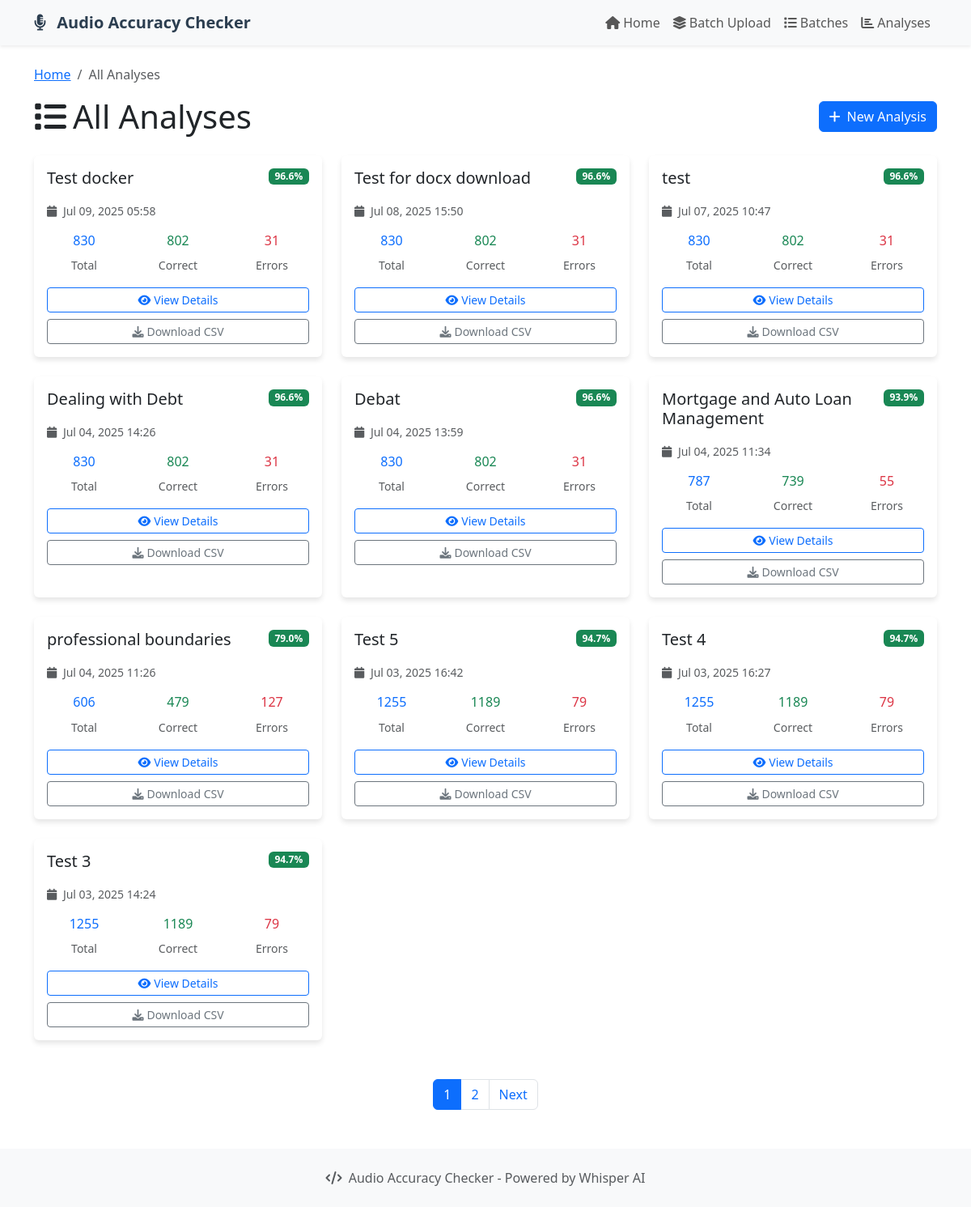
The page /list/ on the database as committed earlier.
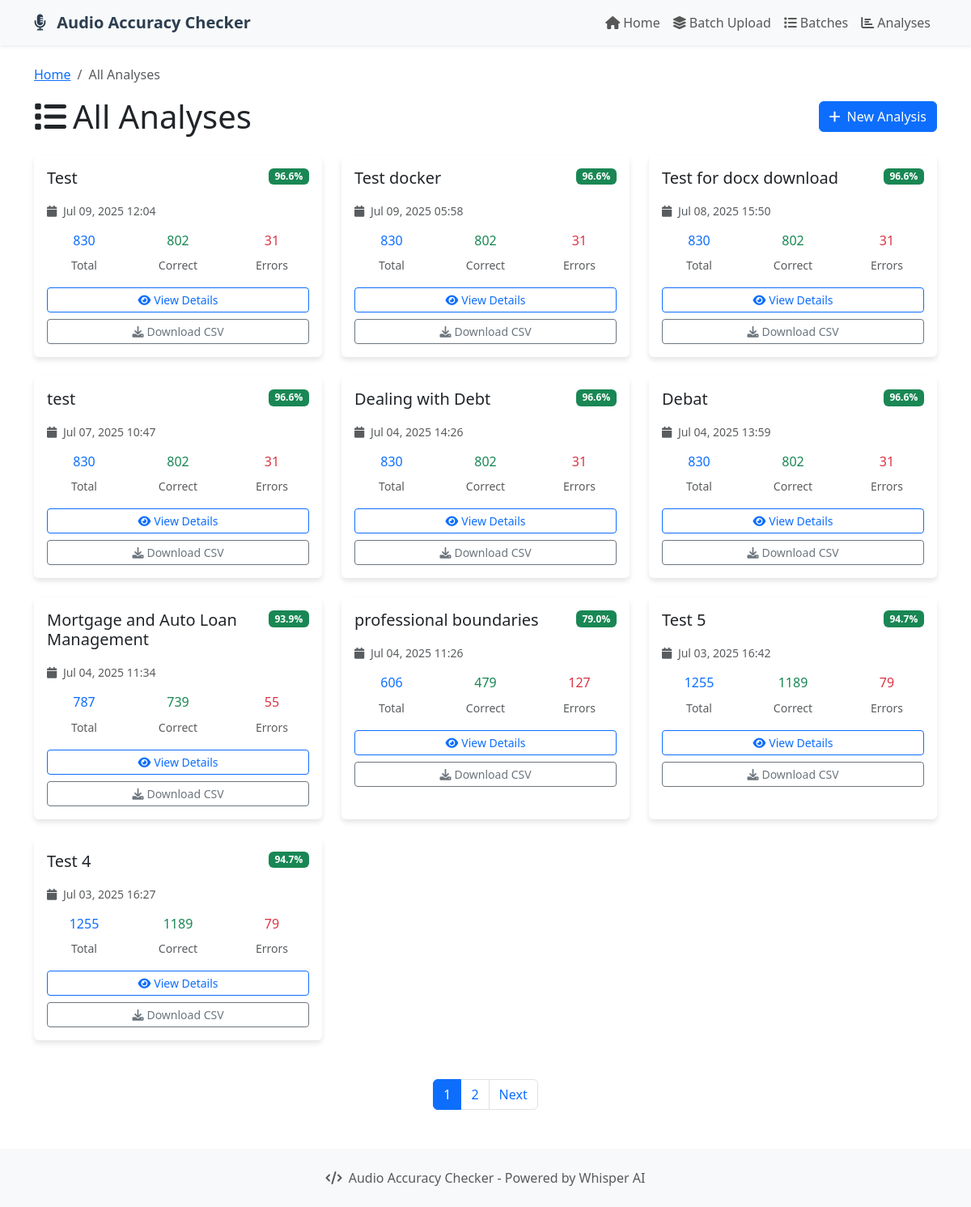
The same page on the database as committed later.
### audio_checker/models.py (models this page shows, shortened)
class AudioAnalysis(models.Model):
    title = models.CharField(max_length=200)
    script_file = models.FileField(upload_to='scripts/')
    audio_file = models.FileField(upload_to='audio/')
    created_at = models.DateTimeField(auto_now_add=True)
    updated_at = models.DateTimeField(auto_now=True)
    user = models.ForeignKey(User, on_delete=models.CASCADE, null=True, blank=True)
    batch = models.ForeignKey(BatchUpload, on_delete=models.CASCADE, related_name='analyses', null=True, blank=True)
    accuracy_score = models.FloatField(null=True, blank=True)
    total_words = models.IntegerField(default=0)
    correct_words = models.IntegerField(default=0)
    missing_words = models.IntegerField(default=0)
    wrong_words = models.IntegerField(default=0)

### audio_checker/views.py (the view)
# urls.py: path('list/', views.analysis_list, name='analysis_list'),
def analysis_list(request):
    analyses = AudioAnalysis.objects.all().order_by('-created_at')
    paginator = Paginator(analyses, 10)
    page_number = request.GET.get('page')
    page_obj = paginator.get_page(page_number)
    return render(request, 'audio_checker/analysis_list.html', {'page_obj': page_obj})

### audio_checker/templates/audio_checker/analysis_list.html (shortened to what the changed rows need)
{% extends 'audio_checker/base.html' %}
{% block content %}
<div class="container mt-4">
    <div class="row mb-4">
        <div class="col">
            <div class="d-flex justify-content-between align-items-center">
                <h1 class="mb-0">
                    <i class="fas fa-list me-2"></i>All Analyses
                </h1>
            </div>
        </div>
    </div>
    {% if page_obj %}
        <div class="row">
            {% for analysis in page_obj %}
            <div class="col-md-6 col-lg-4 mb-4">
                <div class="card h-100">
                    <div class="card-body">
                        <div class="d-flex justify-content-between align-items-start mb-3">
                            <h5 class="card-title mb-0">{{ analysis.title }}</h5>
                            {% if analysis.accuracy_score is not None %}
                                <span class="badge bg-success">{{ analysis.accuracy_score|floatformat:1 }}%</span>
                            {% else %}
                                <span class="badge bg-warning text-dark">Processing</span>
                            {% endif %}
                        </div>
                        <div class="mb-3">
                            <small class="text-muted">
                                <i class="fas fa-calendar me-1"></i>
                                {{ analysis.created_at|date:"M d, Y H:i" }}
                            </small>
                        </div>
                        {% if analysis.accuracy_score is not None %}
                            <div class="row text-center mb-3">
                                <div class="col-4">
                                    <div class="h6 text-primary">{{ analysis.total_words }}</div>
                                    <small class="text-muted">Total</small>
                                </div>
                                <div class="col-4">
                                    <div class="h6 text-success">{{ analysis.correct_words }}</div>
                                    <small class="text-muted">Correct</small>
                                </div>
                                <div class="col-4">
                                    <div class="h6 text-danger">{{ analysis.missing_words|add:analysis.wrong_words }}</div>
                                    <small class="text-muted">Errors</small>
                                </div>
                            </div>
                        {% endif %}
                        <div class="d-grid gap-2">
                            <a href="{% url 'audio_checker:analysis_detail' analysis.id %}" class="btn btn-outline-primary btn-sm">
                                <i class="fas fa-eye me-1"></i>View Details
                            </a>
                            {% if analysis.accuracy_score is not None %}
                                <a href="{% url 'audio_checker:download_results' analysis.id %}" class="btn btn-outline-secondary btn-sm">
                                    <i class="fas fa-download me-1"></i>Download CSV
                                </a>
                            {% endif %}
                        </div>
                    </div>
                </div>
            </div>
            {% endfor %}
        </div>
        {% if page_obj.has_other_pages %}
        <nav aria-label="Analyses pagination" class="mt-4">
            <ul class="pagination justify-content-center">
                {% for num in page_obj.paginator.page_range %}
                    {% if page_obj.number == num %}
                        <li class="page-item active">
                            <span class="page-link">{{ num }}</span>
                        </li>
                    {% elif num > page_obj.number|add:'-3' and num < page_obj.number|add:'3' %}
                        <li class="page-item">
                            <a class="page-link" href="?page={{ num }}">{{ num }}</a>
                        </li>
                    {% endif %}
                {% endfor %}
            </ul>
        </nav>
        {% endif %}
    {% endif %}
</div>
{% endblock %}

Rows that differ between the two databases and show on the page:
no longer on this page (row unchanged): AudioAnalysis: title "Test 3", accuracy_score "94.7", created_at "Jul 03, 2025 14:24", total_words "1255", correct_words "1189", missing_words|add "79", shows "Download CSV"
added AudioAnalysis: title "Test", accuracy_score "96.6", created_at "Jul 09, 2025 12:04", total_words "830", correct_words "802", missing_words|add "31", shows "Download CSV"
